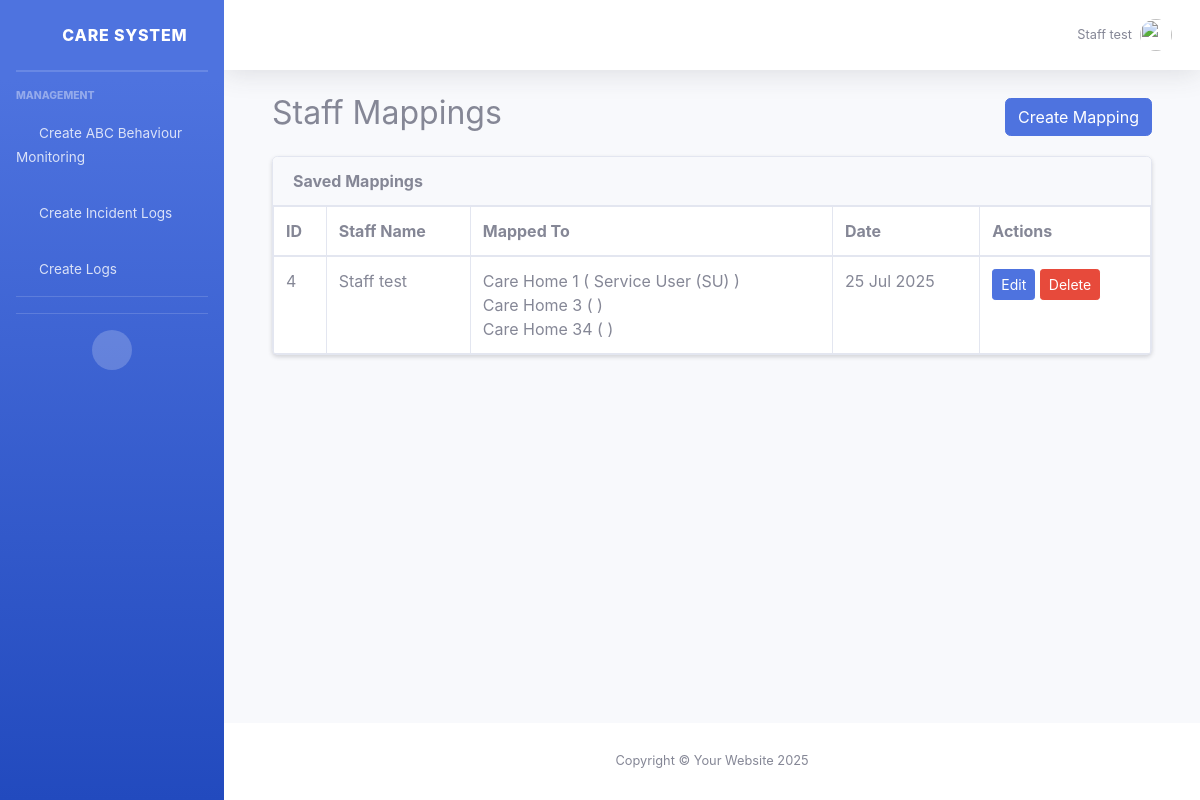
Page /dashboard/staff-mapping/ (signed in) on the committed database.
### core/models.py (models this page shows, shortened)
class CustomUser(AbstractBaseUser, PermissionsMixin):
    STAFF = 'staff'
    TEAM_LEAD = 'team_lead'
    Manager = 'manager'
    ROLE_CHOICES = [
        (Manager, 'Manager'),
        (STAFF, 'Staff'),
        (TEAM_LEAD, 'Team Lead'),
    ]
    image = models.ImageField(upload_to='staff/', blank=True, null=True)
    phone = models.CharField(max_length=20, blank=True, null=True)
    address = models.TextField(blank=True, null=True)
    additional_info = models.TextField(blank=True, null=True)
    role = models.CharField(max_length=20, choices=ROLE_CHOICES, default=STAFF)
    carehome = models.ForeignKey('CareHome', on_delete=models.SET_NULL, null=True, blank=True)
    last_active = models.DateTimeField(null=True, blank=True)
    email = models.EmailField(unique=True)
    first_name = models.CharField(max_length=30, blank=True)
    last_name = models.CharField(max_length=150, blank=True)
    is_staff = models.BooleanField(default=False)
    is_active = models.BooleanField(default=True)
    date_joined = models.DateTimeField(default=timezone.now)
    USERNAME_FIELD = 'email'
    REQUIRED_FIELDS = ['first_name', 'last_name']
    objects = CustomUserManager()
    def get_full_name(self):
        full_name = f"{self.first_name} {self.last_name}".strip()
        return full_name if full_name else self.email
    class Meta:
        verbose_name = 'User'
        verbose_name_plural = 'Users'

class Mapping(models.Model):
    staff = models.ForeignKey(CustomUser, on_delete=models.CASCADE, limit_choices_to={'role': 'staff'})
    carehomes = models.ManyToManyField(CareHome)
    service_users = models.ManyToManyField(ServiceUser)
    created_at = models.DateTimeField(auto_now_add=True)

class CareHome(models.Model):
    name = models.CharField(max_length=100)
    postcode = models.CharField(
        max_length=10,
        validators=[
            RegexValidator(
                regex=r'^[A-Za-z]{1,2}[0-9][A-Za-z0-9]? ?[0-9][A-Za-z]{2}$',
                message='Enter a valid UK postcode'
            )
        ]
    )
    details = models.TextField(blank=True, null=True)
    picture = models.ImageField(upload_to='carehomes/', blank=True, null=True)
    morning_shift_start = models.TimeField(null=True, blank=True)
    morning_shift_end = models.TimeField(null=True, blank=True)
    night_shift_start = models.TimeField(null=True, blank=True)
    night_shift_end = models.TimeField(null=True, blank=True)
    created_at = models.DateTimeField(auto_now_add=True)
    updated_at = models.DateTimeField(auto_now=True)
    managers = models.ManyToManyField(
        settings.AUTH_USER_MODEL,
        related_name='managed_carehomes',
        limit_choices_to={'role__in': ['manager', 'team_lead']},
        blank=True
    )

class ServiceUser(models.Model):
    carehome = models.ForeignKey(CareHome, on_delete=models.CASCADE,related_name='service_users')
    image = models.ImageField(upload_to='service_users/', blank=True, null=True)
    first_name = models.CharField(max_length=100)
    last_name = models.CharField(max_length=100)
    phone = models.CharField(
        max_length=20,
        validators=[
            RegexValidator(
                regex=r'^(\+44\s?7\d{3}|\(?07\d{3}\)?)\s?\d{3}\s?\d{3}$',
                message='Enter a valid UK phone number'
            )
        ]
    )
    email = models.EmailField(blank=True, null=True)
    emergency_contact = models.CharField(max_length=20)
    address = models.TextField()
    notes = models.TextField(blank=True, null=True)
    created_at = models.DateTimeField(auto_now_add=True)
    def get_formatted_name(self):
        initials = f"{self.first_name[0]}{self.last_name[0]}".upper()
        return f"{self.first_name} {self.last_name} ({initials})"

### core/views.py (the view, shortened to what this page needs)
# urls.py: path('dashboard/staff-mapping/', views.staff_mapping_view, name='staff_mapping'),
def staff_mapping_view(request):
    mappings = Mapping.objects.all().prefetch_related('carehomes', 'service_users')
    form = MappingForm()
    mapping_id = request.GET.get('edit', None)
    mapping_instance = None
    if mapping_id:
        mapping_instance = get_object_or_404(Mapping, id=mapping_id)
    context = {
        'form': form,
        'mappings': mappings,
        'show_form': request.method == "POST" or 'show_form' in request.GET or mapping_id,
        'editing': mapping_instance is not None,
        'mapping_instance': mapping_instance
    }
    return render(request, 'core/staff_mapping.html', context)

### core/core/templates/core/staff_mapping.html (shortened to what this page needs)
{% extends 'core/base.html' %}
{% block content %}
<div class="container mt-4">
    <div class="d-flex justify-content-between align-items-center mb-3">
        <h2>Staff Mappings</h2>
        {% if not show_form %}
            <a href="?show_form=true" class="btn btn-primary">Create Mapping</a>
        {% endif %}
    </div>
    {% if mappings %}
    <div class="card shadow-sm">
        <div class="card-header">
            <strong>Saved Mappings</strong>
        </div>
        <div class="card-body p-0">
            <table class="table table-bordered mb-0">
                <thead>
                    <tr>
                        <th>ID</th>
                        <th>Staff Name</th>
                        <th>Mapped To</th>
                        <th>Date</th>
                        <th>Actions</th>
                    </tr>
                </thead>
                <tbody>
            {% for mapping in mappings %}
            <tr>
                <td>{{ mapping.id }}</td>
                <td>{{ mapping.staff.get_full_name }}</td>
                <td>
                    {% for carehome in mapping.carehomes.all %}
                        {{ carehome.name }}
                        ({% for su in mapping.service_users.all %}
                            {% if su.carehome == carehome %}
                                {{ su.get_formatted_name }}{% if not forloop.last %}, {% endif %}
                            {% endif %}
                        {% empty %}
                            No service users
                        {% endfor %})
                        {% if not forloop.last %}<br>{% endif %}
                    {% endfor %}
                </td>
                <td>{{ mapping.created_at|date:"d M Y" }}</td>
                <td>
                    <a href="?edit={{ mapping.id }}" class="btn btn-sm btn-primary">Edit</a>
                    <form method="post" action="{% url 'delete-mapping' mapping.id %}" style="display:inline;">
                        <button type="submit" class="btn btn-sm btn-danger" onclick="return confirm('Are you sure?')">Delete</button>
                    </form>
                </td>
            </tr>
            {% endfor %}
        </tbody>
            </table>
        </div>
    </div>
    {% else %}
        <div class="alert alert-info mt-4">No mapping found.</div>
    {% endif %}
</div>
{% endblock %}

### core/core/templates/core/topbar.html (shortened to what this page needs)
{% load static %}
<nav class="navbar navbar-expand navbar-light bg-white topbar mb-4 static-top shadow">
    <ul class="navbar-nav ml-auto">
        <li class="nav-item dropdown no-arrow">
            <a class="nav-link dropdown-toggle" href="#" id="userDropdown" role="button"
                data-toggle="dropdown" aria-haspopup="true" aria-expanded="false">
                <span class="mr-2 d-none d-lg-inline text-gray-600 small">
                    {{ request.user.get_full_name|default:request.user.email }}
                </span>
                {% if request.user.profile_picture %}
                <img class="img-profile rounded-circle" src="{{ request.user.profile_picture.url }}">
                {% else %}
                <img class="img-profile rounded-circle" src="{% static 'img/undraw_profile.svg' %}">
                {% endif %}
            </a>
        </li>
    </ul>
</nav>

### rows in the picture
CustomUser: user.get_full_name "Staff test"
Mapping: id "4", staff.get_full_name "Staff test", created_at "25 Jul 2025"
CareHome: name "Care Home 1"
ServiceUser: get_formatted_name "Service User (SU)"
CareHome: name "Care Home 3"
CareHome: name "Care Home 34"
